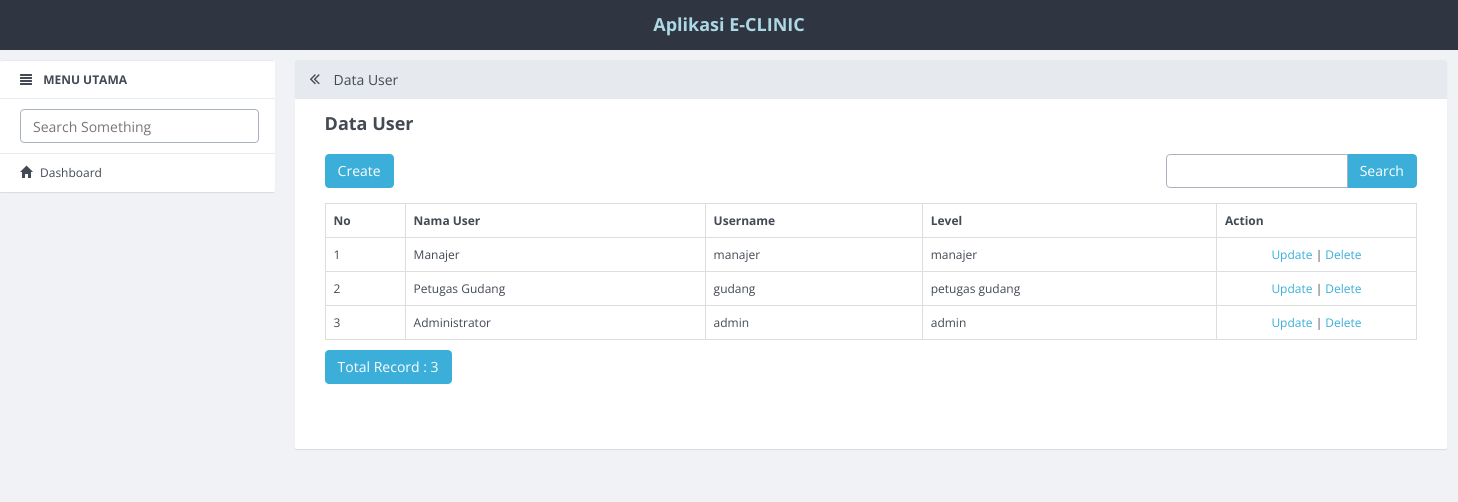
Screenshot of /index.php/users with the database file from the repository.
### tables this page shows
CREATE TABLE `users` (
  `id_user` int(11) NOT NULL AUTO_INCREMENT,
  `nama_user` varchar(100) DEFAULT NULL,
  `username` varchar(50) DEFAULT NULL,
  `password` varchar(50) DEFAULT NULL,
  `level` varchar(20) DEFAULT NULL,
  PRIMARY KEY (`id_user`)
);

### application/controllers/Users.php (called while the page is built, shortened)
<?php
class Users extends CI_Controller
{
    function __construct()
    {
        $this->load->model('Users_model');
        $this->load->library('form_validation');
    }
    public function index()
    {
        $q = urldecode($this->input->get('q', TRUE));
        $start = intval($this->input->get('start'));
        if ($q <> '') {
            $config['base_url'] = base_url() . 'users/index.html?q=' . urlencode($q);
            $config['first_url'] = base_url() . 'users/index.html?q=' . urlencode($q);
        } else {
            $config['base_url'] = base_url() . 'users/index.html';
            $config['first_url'] = base_url() . 'users/index.html';
        }
        $config['per_page'] = 10;
        $config['page_query_string'] = TRUE;
        $config['total_rows'] = $this->Users_model->total_rows($q);
        $users = $this->Users_model->get_limit_data($config['per_page'], $start, $q);
        $this->load->library('pagination');
        $this->pagination->initialize($config);
        $data = array(
            'users_data' => $users,
            'q' => $q,
            'pagination' => $this->pagination->create_links(),
            'total_rows' => $config['total_rows'],
            'start' => $start,
            'konten' => 'users/users_list',
            'judul' => 'Data User',
        );
        $this->load->view('v_index', $data);
    }
}

### index.php (called while the page is built, shortened)
<?php
require_once BASEPATH.'core/CodeIgniter.php';

### application/config/config.php (called while the page is built, shortened)
<?php
$config['base_url'] = "http://".$_SERVER['HTTP_HOST'];
$config['base_url'] .= preg_replace('@/+$@','',dirname($_SERVER['SCRIPT_NAME'])).'/';
$config['index_page'] = '';
$config['uri_protocol']	= 'REQUEST_URI';
$config['url_suffix'] = '.html';
$config['language']	= 'english';
$config['charset'] = 'UTF-8';
$config['enable_hooks'] = FALSE;
$config['subclass_prefix'] = 'MY_';
$config['composer_autoload'] = FALSE;
$config['permitted_uri_chars'] = 'a-z 0-9~%.:_\-';
$config['enable_query_strings'] = FALSE;
$config['controller_trigger'] = 'c';
$config['function_trigger'] = 'm';
$config['directory_trigger'] = 'd';
$config['allow_get_array'] = TRUE;
$config['log_threshold'] = 0;
$config['log_path'] = '';
$config['log_file_extension'] = '';
$config['log_file_permissions'] = 0644;
$config['log_date_format'] = 'Y-m-d H:i:s';
$config['error_views_path'] = '';
$config['cache_path'] = '';
$config['cache_query_string'] = FALSE;
$config['encryption_key'] = '';
$config['sess_driver'] = 'files';
$config['sess_cookie_name'] = 'ci_session';
$config['sess_expiration'] = 7200;
$config['sess_save_path'] = NULL;
$config['sess_match_ip'] = FALSE;
$config['sess_time_to_update'] = 300;
$config['sess_regenerate_destroy'] = FALSE;
$config['cookie_prefix']	= '';
$config['cookie_domain']	= '';
$config['cookie_path']		= '/';
$config['cookie_secure']	= FALSE;
$config['cookie_httponly'] 	= FALSE;
$config['standardize_newlines'] = FALSE;
$config['global_xss_filtering'] = FALSE;
$config['csrf_protection'] = FALSE;
$config['csrf_token_name'] = 'csrf_test_name';
$config['csrf_cookie_name'] = 'csrf_cookie_name';
$config['csrf_expire'] = 7200;
$config['csrf_regenerate'] = TRUE;
$config['csrf_exclude_uris'] = array();
$config['compress_output'] = FALSE;
$config['time_reference'] = 'local';
$config['rewrite_short_tags'] = FALSE;
$config['proxy_ips'] = '';

### application/models/Users_model.php (called while the page is built, shortened)
<?php
class Users_model extends CI_Model
{
    public $table = 'users';
    public $id = 'id_user';
    public $order = 'DESC';
    function total_rows($q = NULL) {
        $this->db->like('id_user', $q);
	$this->db->or_like('nama_user', $q);
	$this->db->or_like('username', $q);
	$this->db->or_like('password', $q);
	$this->db->or_like('level', $q);
	$this->db->from($this->table);
        return $this->db->count_all_results();
    }
    function get_limit_data($limit, $start = 0, $q = NULL) {
        $this->db->order_by($this->id, $this->order);
        $this->db->like('id_user', $q);
	$this->db->or_like('nama_user', $q);
	$this->db->or_like('username', $q);
	$this->db->or_like('password', $q);
	$this->db->or_like('level', $q);
	$this->db->limit($limit, $start);
        return $this->db->get($this->table)->result();
    }
}

### application/views/users/users_list.php (the view, shortened to what this page needs)
<div class="row" style="margin-bottom: 10px">
            <div class="col-md-4">
                <?php echo anchor(site_url('users/create'),'Create', 'class="btn btn-primary"'); ?>
            </div>
            <div class="col-md-4 text-center">
            </div>
            <div class="col-md-1 text-right">
            </div>
            <div class="col-md-3 text-right">
                <form action="<?php echo site_url('users/index'); ?>" class="form-inline" method="get">
                    <div class="input-group">
                        <input type="text" class="form-control" name="q" value="<?php echo $q; ?>">
                        <span class="input-group-btn">
                          <button class="btn btn-primary" type="submit">Search</button>
                        </span>
                    </div>
                </form>
            </div>
        </div>
        <table class="table table-bordered" style="margin-bottom: 10px">
            <tr>
                <th>No</th>
        <th>Nama User</th>
        <th>Username</th>
        <th>Level</th>
        <th>Action</th>
            </tr><?php
            foreach ($users_data as $users)
            {
                ?>
                <tr>
            <td width="80px"><?php echo ++$start ?></td>
            <td><?php echo $users->nama_user ?></td>
            <td><?php echo $users->username ?></td>
            <td><?php echo $users->level ?></td>
            <td style="text-align:center" width="200px">
                <?php
                echo anchor(site_url('users/update/'.$users->id_user),'Update');
                echo ' | ';
                echo anchor(site_url('users/delete/'.$users->id_user),'Delete','onclick="javasciprt: return confirm(\'Are You Sure ?\')"');
                ?>
            </td>
        </tr>
                <?php
            }
            ?>
        </table>
        <div class="row">
            <div class="col-md-6">
                <a href="#" class="btn btn-primary">Total Record : <?php echo $total_rows ?></a>
        </div>
            <div class="col-md-6 text-right">
            </div>
        </div>

### rows the page displays
users: nama_user "Manajer", username "manajer", level "manajer", id_user "Update", id_user "Delete"
users: nama_user "Petugas Gudang", username "gudang", level "petugas gudang", id_user "Update", id_user "Delete"
users: nama_user "Administrator", username "admin", level "admin", id_user "Update", id_user "Delete"

### other values shown
$judul "Data User"
anchor(site_url('users/create'),'Create', 'class="btn btn-primary"') "Create"
$total_rows "3"
